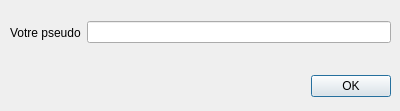
<?xml version="1.0" encoding="UTF-8"?>
<ui version="4.0">
 <class>Pseudo</class>
 <widget class="QDialog" name="Pseudo">
  <property name="geometry">
   <rect>
    <x>0</x>
    <y>0</y>
    <width>400</width>
    <height>111</height>
   </rect>
  </property>
  <property name="windowTitle">
   <string>Dialog</string>
  </property>
  <property name="modal">
   <bool>true</bool>
  </property>
  <widget class="QDialogButtonBox" name="buttonBox">
   <property name="geometry">
    <rect>
     <x>10</x>
     <y>70</y>
     <width>381</width>
     <height>32</height>
    </rect>
   </property>
   <property name="orientation">
    <enum>Qt::Horizontal</enum>
   </property>
   <property name="standardButtons">
    <set>QDialogButtonBox::Ok</set>
   </property>
  </widget>
  <widget class="QWidget" name="widget" native="true">
   <property name="geometry">
    <rect>
     <x>10</x>
     <y>10</y>
     <width>381</width>
     <height>45</height>
    </rect>
   </property>
   <layout class="QHBoxLayout" name="horizontalLayout">
    <item>
     <widget class="QLabel" name="labelPseudo">
      <property name="text">
       <string>Votre pseudo</string>
      </property>
     </widget>
    </item>
    <item>
     <widget class="QLineEdit" name="lineEditPseudo">
      <property name="maxLength">
       <number>256</number>
      </property>
     </widget>
    </item>
   </layout>
  </widget>
 </widget>
 <tabstops>
  <tabstop>lineEditPseudo</tabstop>
  <tabstop>buttonBox</tabstop>
 </tabstops>
 <resources/>
 <connections>
  <connection>
   <sender>buttonBox</sender>
   <signal>accepted()</signal>
   <receiver>Pseudo</receiver>
   <slot>accept()</slot>
   <hints>
    <hint type="sourcelabel">
     <x>248</x>
     <y>254</y>
    </hint>
    <hint type="destinationlabel">
     <x>157</x>
     <y>274</y>
    </hint>
   </hints>
  </connection>
  <connection>
   <sender>buttonBox</sender>
   <signal>rejected()</signal>
   <receiver>Pseudo</receiver>
   <slot>reject()</slot>
   <hints>
    <hint type="sourcelabel">
     <x>316</x>
     <y>260</y>
    </hint>
    <hint type="destinationlabel">
     <x>286</x>
     <y>274</y>
    </hint>
   </hints>
  </connection>
 </connections>
</ui>
